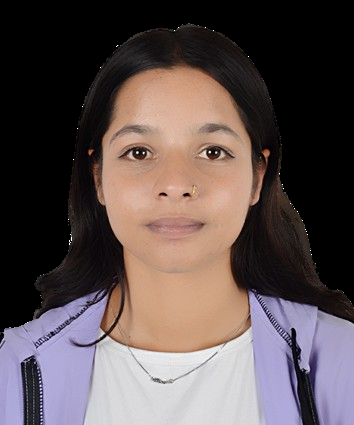
#> input picture openCV/assets/aprina.png, 354 x 425 px
$ jupyter execute code1.ipynb
#> lines starting #> are read from the running program, lines starting #| are printed output that depends on the picture; after the words box and inside, x2 and y2 are one past the last pixel; in counts of white or black regions, pixels touching at a corner belong together
[cell 1]
import cv2
import matplotlib.pyplot as plt

[cell 2]
# 1. Load image in grayscale
image = cv2.imread('./assets/aprina.png', cv2.IMREAD_GRAYSCALE)  # replace with your image path
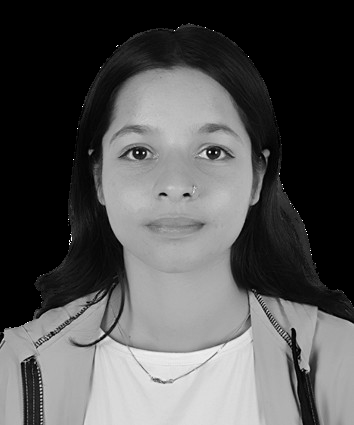
#> image: shape (425, 354); min 0, max 255, mean 83.5

[cell 3]
threshold_value = 128
_, binary_image= cv2.threshold(image, threshold_value,212, cv2.THRESH_BINARY)
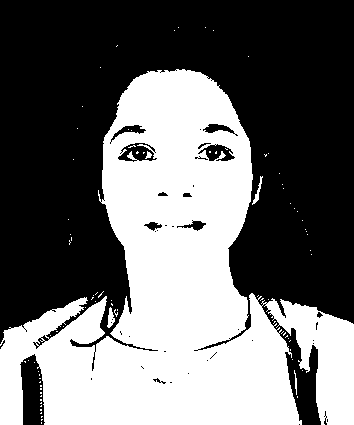
#> binary_image: shape (425, 354); values 0 (black) and 212 (white), 42.8% white; 86 white regions (81 under 20 px), largest, box (x1, y1, x2, y2) and area: (0, 69, 354, 425) 63885, (107, 307, 115, 328) 95, (252, 176, 263, 205) 83, (294, 370, 297, 395) 37, (145, 151, 152, 159) 30

[cell 4]
# cv2.imshow("Binary Image",binary_image)
# cv2.waitKey(0)
# cv2.destroyAllWindows()

[cell 5]
plt.figure(figsize=(10,5))

plt.subplot(1,2,1)
plt.title("Original GrayScale")
plt.imshow(image, cmap='gray')
plt.axis('off')

plt.subplot(1,2,2)
plt.title(f"Thresholded at {threshold_value}")
plt.imshow(binary_image, cmap='gray')
plt.axis('off')

plt.show()
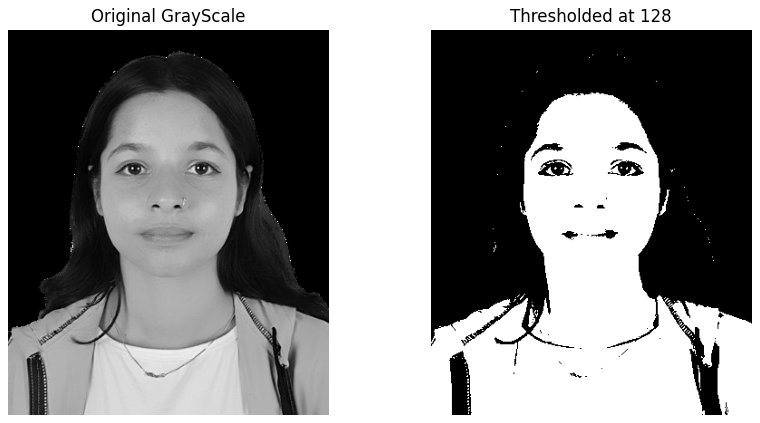
#> figure drawn by matplotlib, 2 panels

$ run again, with openCV/assets/face.jpg saved as openCV/assets/aprina.png
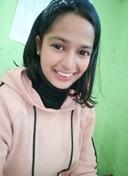
#> input picture openCV/assets/face.jpg, 128 x 176 px
#> `_, binary_image= cv2.threshold(image, threshold_value,212, cv2.THRESH_..`:
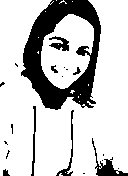
#> binary_image: shape (176, 128); values 0 (black) and 212 (white), 78.5% white; 20 black regions (12 under 20 px), largest, box (x1, y1, x2, y2) and area: (21, 0, 101, 110) 3884, (92, 138, 128, 176) 319, (56, 110, 74, 176) 178
#> `plt.show()`:
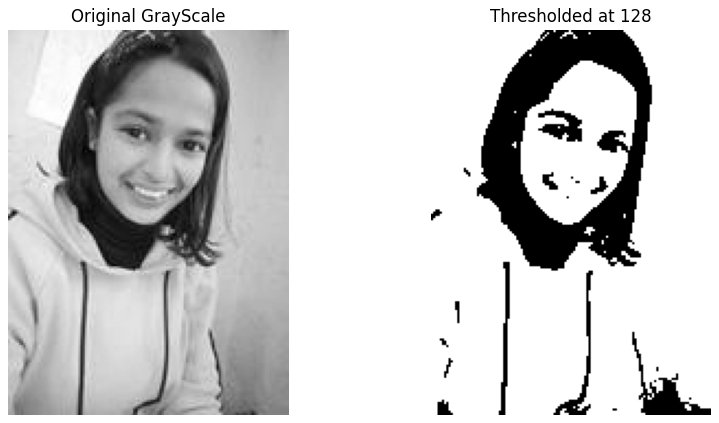
#> figure drawn by matplotlib, 2 panels
